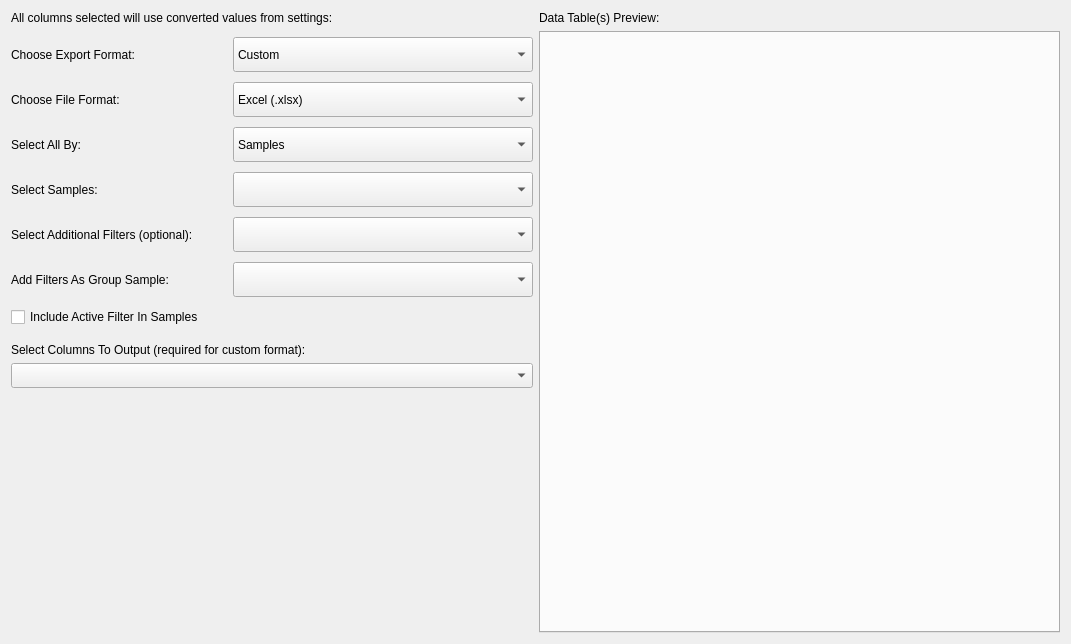
<?xml version="1.0" encoding="UTF-8"?>
<ui version="4.0">
 <class>ExportWidget</class>
 <widget class="QWidget" name="ExportWidget">
  <property name="geometry">
   <rect>
    <x>0</x>
    <y>0</y>
    <width>1071</width>
    <height>644</height>
   </rect>
  </property>
  <property name="minimumSize">
   <size>
    <width>1000</width>
    <height>500</height>
   </size>
  </property>
  <property name="windowTitle">
   <string>Form</string>
  </property>
  <layout class="QHBoxLayout" name="horizontalLayout">
   <item>
    <layout class="QVBoxLayout" name="options_layout">
     <item>
      <widget class="QLabel" name="use_converted_label">
       <property name="font">
        <font>
         <bold>false</bold>
        </font>
       </property>
       <property name="statusTip">
        <string>Change desired Age, Error, or Unit preferences in settings before export</string>
       </property>
       <property name="text">
        <string>All columns selected will use converted values from settings:</string>
       </property>
      </widget>
     </item>
     <item>
      <layout class="QGridLayout" name="optionscombo_layout">
       <property name="sizeConstraint">
        <enum>QLayout::SetDefaultConstraint</enum>
       </property>
       <property name="topMargin">
        <number>6</number>
       </property>
       <property name="bottomMargin">
        <number>10</number>
       </property>
       <property name="spacing">
        <number>10</number>
       </property>
       <item row="0" column="1">
        <widget class="QComboBox" name="exportformat_comboBox">
         <property name="sizePolicy">
          <sizepolicy hsizetype="Preferred" vsizetype="Fixed">
           <horstretch>0</horstretch>
           <verstretch>0</verstretch>
          </sizepolicy>
         </property>
         <property name="minimumSize">
          <size>
           <width>300</width>
           <height>25</height>
          </size>
         </property>
         <property name="maximumSize">
          <size>
           <width>300</width>
           <height>35</height>
          </size>
         </property>
         <property name="statusTip">
          <string>Switch between custom and pre-defined formats</string>
         </property>
         <item>
          <property name="text">
           <string>Custom</string>
          </property>
         </item>
         <item>
          <property name="text">
           <string>detritalPy</string>
          </property>
         </item>
         <item>
          <property name="text">
           <string>IsoplotR - 07/35, 06/38, 04/38, 07/06, 04/07, 04/06</string>
          </property>
         </item>
         <item>
          <property name="text">
           <string>IsoplotR - 38/06, 07/06</string>
          </property>
         </item>
         <item>
          <property name="text">
           <string>DZStats</string>
          </property>
         </item>
         <item>
          <property name="text">
           <string>Database</string>
          </property>
         </item>
        </widget>
       </item>
       <item row="2" column="0">
        <widget class="QLabel" name="label_3">
         <property name="sizePolicy">
          <sizepolicy hsizetype="Fixed" vsizetype="Fixed">
           <horstretch>0</horstretch>
           <verstretch>0</verstretch>
          </sizepolicy>
         </property>
         <property name="minimumSize">
          <size>
           <width>0</width>
           <height>35</height>
          </size>
         </property>
         <property name="maximumSize">
          <size>
           <width>250</width>
           <height>35</height>
          </size>
         </property>
         <property name="text">
          <string>Select All By:</string>
         </property>
        </widget>
       </item>
       <item row="1" column="0">
        <widget class="QLabel" name="label">
         <property name="sizePolicy">
          <sizepolicy hsizetype="Fixed" vsizetype="Fixed">
           <horstretch>0</horstretch>
           <verstretch>0</verstretch>
          </sizepolicy>
         </property>
         <property name="minimumSize">
          <size>
           <width>0</width>
           <height>35</height>
          </size>
         </property>
         <property name="maximumSize">
          <size>
           <width>250</width>
           <height>35</height>
          </size>
         </property>
         <property name="text">
          <string>Choose File Format:</string>
         </property>
        </widget>
       </item>
       <item row="5" column="0">
        <widget class="QLabel" name="filters_label">
         <property name="sizePolicy">
          <sizepolicy hsizetype="Fixed" vsizetype="Fixed">
           <horstretch>0</horstretch>
           <verstretch>0</verstretch>
          </sizepolicy>
         </property>
         <property name="minimumSize">
          <size>
           <width>0</width>
           <height>35</height>
          </size>
         </property>
         <property name="maximumSize">
          <size>
           <width>250</width>
           <height>35</height>
          </size>
         </property>
         <property name="text">
          <string>Select Additional Filters (optional):</string>
         </property>
         <property name="wordWrap">
          <bool>false</bool>
         </property>
        </widget>
       </item>
       <item row="5" column="1">
        <widget class="CheckableComboBox" name="filterselection_comboBox">
         <property name="sizePolicy">
          <sizepolicy hsizetype="Preferred" vsizetype="Fixed">
           <horstretch>0</horstretch>
           <verstretch>0</verstretch>
          </sizepolicy>
         </property>
         <property name="minimumSize">
          <size>
           <width>300</width>
           <height>25</height>
          </size>
         </property>
         <property name="maximumSize">
          <size>
           <width>300</width>
           <height>35</height>
          </size>
         </property>
         <property name="placeholderText">
          <string/>
         </property>
        </widget>
       </item>
       <item row="2" column="1">
        <widget class="QComboBox" name="selectionscope_comboBox">
         <property name="sizePolicy">
          <sizepolicy hsizetype="Preferred" vsizetype="Fixed">
           <horstretch>0</horstretch>
           <verstretch>0</verstretch>
          </sizepolicy>
         </property>
         <property name="minimumSize">
          <size>
           <width>300</width>
           <height>25</height>
          </size>
         </property>
         <property name="maximumSize">
          <size>
           <width>300</width>
           <height>35</height>
          </size>
         </property>
         <item>
          <property name="text">
           <string>Samples</string>
          </property>
         </item>
         <item>
          <property name="text">
           <string>Filter Groups</string>
          </property>
         </item>
        </widget>
       </item>
       <item row="3" column="1">
        <widget class="CheckableComboBox" name="samplesincluded_comboBox">
         <property name="sizePolicy">
          <sizepolicy hsizetype="Preferred" vsizetype="Fixed">
           <horstretch>0</horstretch>
           <verstretch>0</verstretch>
          </sizepolicy>
         </property>
         <property name="minimumSize">
          <size>
           <width>300</width>
           <height>25</height>
          </size>
         </property>
         <property name="maximumSize">
          <size>
           <width>300</width>
           <height>35</height>
          </size>
         </property>
         <property name="currentText">
          <string/>
         </property>
         <property name="placeholderText">
          <string/>
         </property>
        </widget>
       </item>
       <item row="1" column="1">
        <widget class="QComboBox" name="fileformat_comboBox">
         <property name="sizePolicy">
          <sizepolicy hsizetype="Preferred" vsizetype="Fixed">
           <horstretch>0</horstretch>
           <verstretch>0</verstretch>
          </sizepolicy>
         </property>
         <property name="minimumSize">
          <size>
           <width>300</width>
           <height>25</height>
          </size>
         </property>
         <property name="maximumSize">
          <size>
           <width>300</width>
           <height>35</height>
          </size>
         </property>
         <item>
          <property name="text">
           <string>Excel (.xlsx)</string>
          </property>
         </item>
         <item>
          <property name="text">
           <string>Comma-Separated Value (.csv)</string>
          </property>
         </item>
        </widget>
       </item>
       <item row="7" column="1">
        <widget class="CheckableComboBox" name="groupedfilter_comboBox">
         <property name="sizePolicy">
          <sizepolicy hsizetype="Preferred" vsizetype="Fixed">
           <horstretch>0</horstretch>
           <verstretch>0</verstretch>
          </sizepolicy>
         </property>
         <property name="minimumSize">
          <size>
           <width>300</width>
           <height>25</height>
          </size>
         </property>
         <property name="maximumSize">
          <size>
           <width>300</width>
           <height>35</height>
          </size>
         </property>
         <property name="currentText">
          <string/>
         </property>
         <property name="currentIndex">
          <number>-1</number>
         </property>
         <property name="placeholderText">
          <string/>
         </property>
        </widget>
       </item>
       <item row="3" column="0">
        <widget class="QLabel" name="step_2_label">
         <property name="sizePolicy">
          <sizepolicy hsizetype="Fixed" vsizetype="Fixed">
           <horstretch>0</horstretch>
           <verstretch>0</verstretch>
          </sizepolicy>
         </property>
         <property name="minimumSize">
          <size>
           <width>0</width>
           <height>35</height>
          </size>
         </property>
         <property name="maximumSize">
          <size>
           <width>250</width>
           <height>35</height>
          </size>
         </property>
         <property name="text">
          <string>Select Samples:</string>
         </property>
        </widget>
       </item>
       <item row="7" column="0">
        <widget class="QLabel" name="groupedfilter_label">
         <property name="minimumSize">
          <size>
           <width>0</width>
           <height>35</height>
          </size>
         </property>
         <property name="maximumSize">
          <size>
           <width>250</width>
           <height>35</height>
          </size>
         </property>
         <property name="toolTip">
          <string>&lt;html&gt;&lt;head/&gt;&lt;body&gt;&lt;p&gt;Filters selected with be added to exporter as a single grouped sample with the filtername&lt;/p&gt;&lt;/body&gt;&lt;/html&gt;</string>
         </property>
         <property name="text">
          <string>Add Filters As Group Sample:</string>
         </property>
        </widget>
       </item>
       <item row="0" column="0">
        <widget class="QLabel" name="label_2">
         <property name="sizePolicy">
          <sizepolicy hsizetype="Fixed" vsizetype="Fixed">
           <horstretch>0</horstretch>
           <verstretch>0</verstretch>
          </sizepolicy>
         </property>
         <property name="minimumSize">
          <size>
           <width>0</width>
           <height>35</height>
          </size>
         </property>
         <property name="maximumSize">
          <size>
           <width>250</width>
           <height>35</height>
          </size>
         </property>
         <property name="text">
          <string>Choose Export Format:</string>
         </property>
        </widget>
       </item>
       <item row="9" column="0">
        <widget class="QCheckBox" name="active_filter_sample_checkBox">
         <property name="statusTip">
          <string>Sets the sample selection combobox to reflect only samples found from the active filters from the filter tab</string>
         </property>
         <property name="text">
          <string>Include Active Filter In Samples</string>
         </property>
        </widget>
       </item>
      </layout>
     </item>
     <item>
      <widget class="QLabel" name="label_7">
       <property name="sizePolicy">
        <sizepolicy hsizetype="Preferred" vsizetype="Preferred">
         <horstretch>0</horstretch>
         <verstretch>0</verstretch>
        </sizepolicy>
       </property>
       <property name="maximumSize">
        <size>
         <width>500</width>
         <height>30</height>
        </size>
       </property>
       <property name="statusTip">
        <string>Select columns to add to the exported tabs on the right. For non-database exports these are required.</string>
       </property>
       <property name="text">
        <string>Select Columns To Output (required for custom format):  </string>
       </property>
       <property name="wordWrap">
        <bool>true</bool>
       </property>
      </widget>
     </item>
     <item>
      <widget class="QComboBox" name="columnselection_comboBox">
       <property name="sizePolicy">
        <sizepolicy hsizetype="Preferred" vsizetype="Fixed">
         <horstretch>0</horstretch>
         <verstretch>0</verstretch>
        </sizepolicy>
       </property>
       <property name="minimumSize">
        <size>
         <width>350</width>
         <height>25</height>
        </size>
       </property>
       <property name="maximumSize">
        <size>
         <width>550</width>
         <height>25</height>
        </size>
       </property>
      </widget>
     </item>
     <item>
      <widget class="QStackedWidget" name="columnattributes_stack">
       <property name="sizePolicy">
        <sizepolicy hsizetype="Preferred" vsizetype="Preferred">
         <horstretch>0</horstretch>
         <verstretch>0</verstretch>
        </sizepolicy>
       </property>
       <property name="minimumSize">
        <size>
         <width>350</width>
         <height>200</height>
        </size>
       </property>
       <property name="maximumSize">
        <size>
         <width>550</width>
         <height>16777215</height>
        </size>
       </property>
       <property name="baseSize">
        <size>
         <width>400</width>
         <height>600</height>
        </size>
       </property>
      </widget>
     </item>
    </layout>
   </item>
   <item>
    <layout class="QVBoxLayout" name="workbook_layout">
     <property name="sizeConstraint">
      <enum>QLayout::SetDefaultConstraint</enum>
     </property>
     <item>
      <widget class="QLabel" name="datatables_label">
       <property name="text">
        <string>Data Table(s) Preview:</string>
       </property>
      </widget>
     </item>
     <item>
      <layout class="QHBoxLayout" name="worksheetbutton_layout"/>
     </item>
     <item>
      <widget class="QTabWidget" name="workbooktabs">
       <property name="minimumSize">
        <size>
         <width>0</width>
         <height>500</height>
        </size>
       </property>
      </widget>
     </item>
    </layout>
   </item>
  </layout>
 </widget>
 <customwidgets>
  <customwidget>
   <class>CheckableComboBox</class>
   <extends>QComboBox</extends>
   <header location="global">Functions/Widget_classes.h</header>
  </customwidget>
 </customwidgets>
 <resources/>
 <connections/>
</ui>
